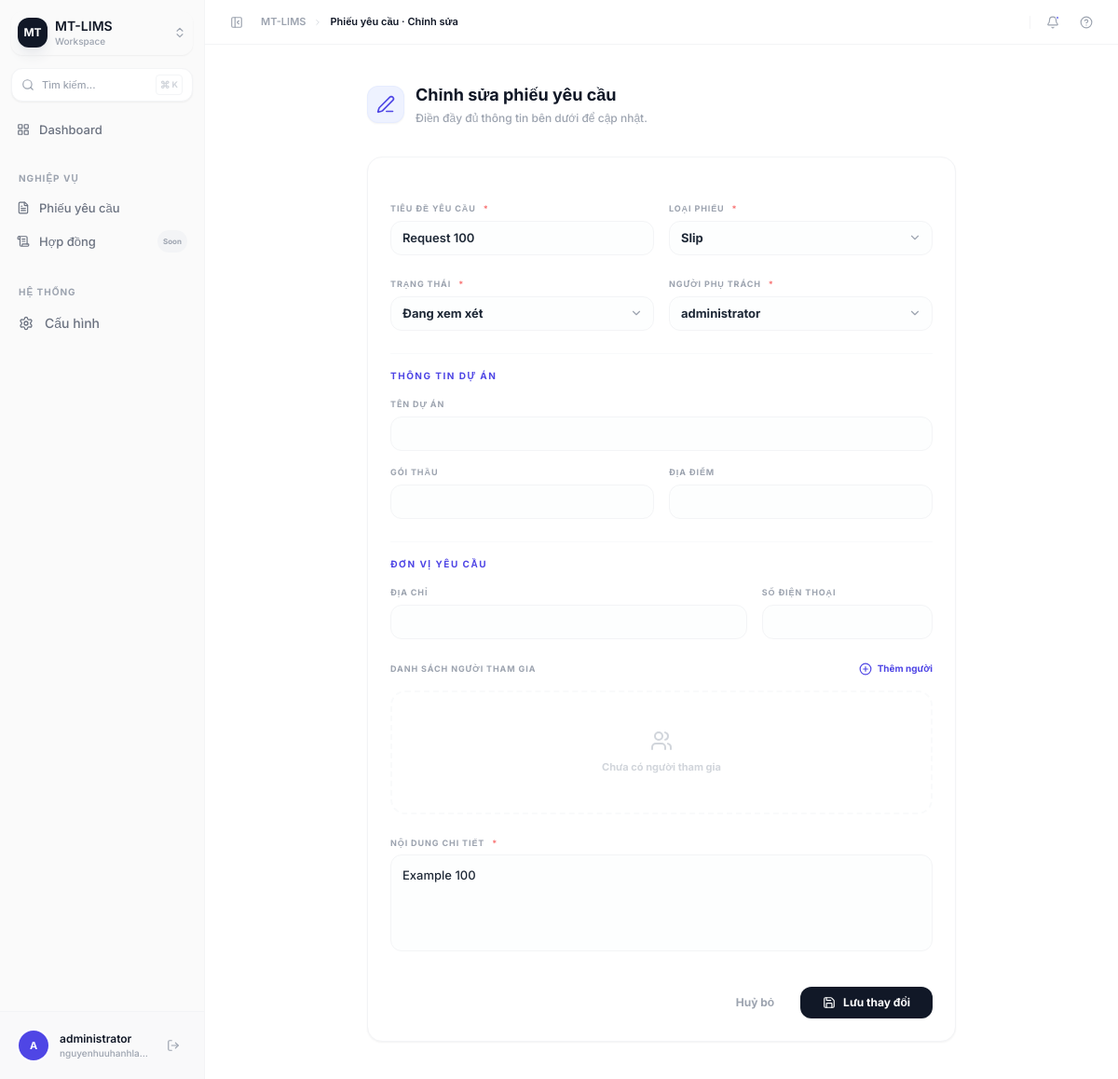
Screenshot of /requests/1/edit/ (signed in) with the database file from the repository.
### request_form/models.py (models this page shows, shortened)
class Request(models.Model):
    class RequestType(models.TextChoices):
        CONTRACT = "contract", "Contract"
        SLIP = "slip", "Slip"
    class Status(models.TextChoices):
        REVIEWING = "reviewing", "Đang xem xét"
        IN_PROGRESS = "in_progress", "Đang thực hiện"
        COMPLETED = "completed", "Hoàn tất"
        CANCELLED = "cancelled", "Hủy bỏ"
    title = models.CharField(max_length=255)
    type = models.CharField(
        max_length=20,
        choices=RequestType.choices,
        default=RequestType.SLIP,
    )
    status = models.CharField(
        max_length=20,
        choices=Status.choices,
        default=Status.REVIEWING,
    )
    created_by = models.ForeignKey(
        User,
        on_delete=models.PROTECT,
        related_name="requests",
    )
    content = models.TextField()
    participants = models.JSONField(default=list, blank=True)
    project_information = models.JSONField(default=dict, blank=True)
    requesting_unit = models.JSONField(default=dict, blank=True)
    created_at = models.DateTimeField(auto_now_add=True)
    updated_at = models.DateTimeField(auto_now=True)

### request_form/views.py (the view)
# urls.py: path("requests/<int:pk>/edit/", request_edit, name="request_edit"),
@login_required
def request_edit(request, pk):
    instance = Request.objects.get(pk=pk)
    if request.method == "POST":
        form = RequestForm(request.POST, instance=instance)
        if form.is_valid():
            form.save()
            return redirect("request_list")
    else:
        form = RequestForm(instance=instance)
    return render(request, "request_form/request_create.html", {"form": form, "is_edit": True})

### templates/request_form/request_create.html (shortened to what this page needs)
{% extends "base.html" %}
{% block breadcrumb %}Phiếu yêu cầu · {% if is_edit %}Chỉnh sửa{% else %}Tạo mới{% endif %}{% endblock %}
{% block content %}
<div class="max-w-2xl mx-auto px-5 py-10">
  <div class="flex items-center gap-3 mb-8">
    <div
      class="w-10 h-10 rounded-xl bg-indigo-50 flex items-center justify-center text-indigo-600 shadow-sm border border-indigo-100/50">
      <i data-lucide="{% if is_edit %}edit-3{% else %}file-plus-2{% endif %}" class="w-5 h-5"></i>
    </div>
    <div>
      <h1 class="text-lg font-bold text-gray-900">{% if is_edit %}Chỉnh sửa phiếu yêu cầu{% else %}Tạo phiếu yêu cầu
        mới{% endif %}</h1>
      <p class="text-[12px] text-gray-400 mt-0.5 font-medium">Điền đầy đủ thông tin bên dưới để {% if is_edit %}cập
        nhật{% else %}khởi tạo{% endif %}.</p>
    </div>
  </div>
  <div class="bg-white border border-gray-100 rounded-2xl p-6 shadow-sm">
    <form method="post" class="space-y-6">
      <div class="grid grid-cols-1 md:grid-cols-2 gap-4">
        <div class="space-y-1.5">
          <label for="{{ form.title.id_for_label }}"
            class="flex items-center gap-2 text-[9px] font-bold text-gray-400 uppercase tracking-widest">
            Tiêu đề yêu cầu <span class="text-red-400">*</span>
          </label>
          {{ form.title }}
        </div>
        <div class="space-y-1.5">
          <label for="{{ form.type.id_for_label }}"
            class="flex items-center gap-2 text-[9px] font-bold text-gray-400 uppercase tracking-widest">
            Loại phiếu <span class="text-red-400">*</span>
          </label>
          <div class="relative">
            {{ form.type }}
            <i data-lucide="chevron-down"
              class="absolute right-3 top-1/2 -translate-y-1/2 w-3.5 h-3.5 text-gray-400 pointer-events-none"></i>
          </div>
        </div>
      </div>
      <div class="grid grid-cols-1 md:grid-cols-2 gap-4">
        <div class="space-y-1.5">
          <label for="{{ form.status.id_for_label }}"
            class="flex items-center gap-2 text-[9px] font-bold text-gray-400 uppercase tracking-widest">
            Trạng thái <span class="text-red-400">*</span>
          </label>
          <div class="relative">
            {{ form.status }}
            <i data-lucide="chevron-down"
              class="absolute right-3 top-1/2 -translate-y-1/2 w-3.5 h-3.5 text-gray-400 pointer-events-none"></i>
          </div>
        </div>
        <div class="space-y-1.5">
          <label for="{{ form.created_by.id_for_label }}"
            class="flex items-center gap-2 text-[9px] font-bold text-gray-400 uppercase tracking-widest">
            Người phụ trách <span class="text-red-400">*</span>
          </label>
          <div class="relative">
            {{ form.created_by }}
            <i data-lucide="chevron-down"
              class="absolute right-3 top-1/2 -translate-y-1/2 w-3.5 h-3.5 text-gray-400 pointer-events-none"></i>
          </div>
        </div>
      </div>
      <div class="pt-4 border-t border-gray-50">
        <h3 class="text-[10px] font-bold text-indigo-600 uppercase tracking-[0.15em] mb-4">Thông tin dự án</h3>
        <div class="space-y-4">
          <div class="space-y-1.5">
            <label for="{{ form.project_name.id_for_label }}" class="flex items-center gap-2 text-[9px] font-bold text-gray-400 uppercase tracking-widest">
              Tên dự án
            </label>
            {{ form.project_name }}
          </div>
          <div class="grid grid-cols-1 md:grid-cols-2 gap-4">
            <div class="space-y-1.5">
              <label for="{{ form.work_package.id_for_label }}" class="flex items-center gap-2 text-[9px] font-bold text-gray-400 uppercase tracking-widest">
                Gói thầu
              </label>
              {{ form.work_package }}
            </div>
            <div class="space-y-1.5">
              <label for="{{ form.location.id_for_label }}" class="flex items-center gap-2 text-[9px] font-bold text-gray-400 uppercase tracking-widest">
                Địa điểm
              </label>
              {{ form.location }}
            </div>
          </div>
        </div>
      </div>
      <div class="pt-4 border-t border-gray-50">
        <h3 class="text-[10px] font-bold text-indigo-600 uppercase tracking-[0.15em] mb-4">Đơn vị yêu cầu</h3>
        <div class="grid grid-cols-1 md:grid-cols-3 gap-4">
          <div class="md:col-span-2 space-y-1.5">
            <label for="{{ form.unit_address.id_for_label }}" class="flex items-center gap-2 text-[9px] font-bold text-gray-400 uppercase tracking-widest">
              Địa chỉ
            </label>
            {{ form.unit_address }}
          </div>
          <div class="space-y-1.5">
            <label for="{{ form.unit_telephone.id_for_label }}" class="flex items-center gap-2 text-[9px] font-bold text-gray-400 uppercase tracking-widest">
              Số điện thoại
            </label>
            {{ form.unit_telephone }}
          </div>
        </div>
      </div>
      <div class="space-y-4" x-data="{
          list: {{ form.participants.value|default:'[]'|safe }},
          add() { this.list.push({ name: '', position: '' }) },
          remove(index) { this.list.splice(index, 1) }
      }">
        <div class="flex items-center justify-between">
          <label class="flex items-center gap-2 text-[9px] font-bold text-gray-400 uppercase tracking-widest">
            Danh sách người tham gia
          </label>
          <button type="button" @click="add()"
            class="flex items-center gap-1.5 text-[10px] font-bold text-indigo-600 hover:text-indigo-700 transition-all">
            <i data-lucide="plus-circle" class="w-3.5 h-3.5"></i>
            Thêm người
          </button>
        </div>
        <div class="space-y-3">
          <div x-show="list.length === 0"
            class="py-10 border-2 border-dashed border-gray-50 rounded-2xl flex flex-col items-center justify-center gap-2 text-gray-300">
            <i data-lucide="users" class="w-6 h-6"></i>
            <p class="text-[11px] font-bold">Chưa có người tham gia</p>
          </div>
        </div>
      </div>
      <div class="space-y-1.5">
        <label for="{{ form.content.id_for_label }}"
          class="flex items-center gap-2 text-[9px] font-bold text-gray-400 uppercase tracking-widest">
          Nội dung chi tiết <span class="text-red-400">*</span>
        </label>
        {{ form.content }}
      </div>
      <div class="flex items-center justify-end gap-3 pt-2">
        <a href="{% url 'request_list' %}"
          class="px-4 py-2 text-[12px] font-bold text-gray-400 hover:text-gray-900 transition-all">
          Huỷ bỏ
        </a>
        <button type="submit"
          class="flex items-center gap-2 px-6 py-2 bg-gray-900 text-white text-[12px] font-bold rounded-xl hover:bg-gray-800 transition-all shadow-sm">
          <i data-lucide="save" class="w-3.5 h-3.5"></i>
          {% if is_edit %}Lưu thay đổi{% else %}Lưu phiếu yêu cầu{% endif %}
        </button>
      </div>
    </form>
  </div>
</div>
{% endblock %}

### templates/base.html (shortened to what this page needs)
<!DOCTYPE html>
<html lang="vi" x-data="{ sidebarOpen: true }">
<head>
  <script src="https://cdn.tailwindcss.com"></script>
</head>
<body class="bg-white text-gray-800 antialiased h-screen flex overflow-hidden">
  <aside
    class="sidebar-transition flex-shrink-0 flex flex-col border-r border-gray-100 bg-[#fafafa] overflow-hidden"
    :class="sidebarOpen ? 'w-[220px]' : 'w-[64px]'"
  >
    <div class="p-3">
      <button class="w-full flex items-center gap-2 p-1.5 rounded-xl hover:bg-gray-200/50 transition-all group border border-transparent hover:border-gray-200/50 shadow-sm" :class="sidebarOpen ? '' : 'justify-center p-0 h-9 w-9 mx-auto'">
        <div class="w-8 h-8 rounded-lg bg-gray-900 flex items-center justify-center flex-shrink-0 shadow-lg shadow-gray-200">
          <span class="text-white text-xs font-bold">MT</span>
        </div>
        <div x-show="sidebarOpen" x-cloak class="text-left flex-1 min-w-0">
          <p class="text-sm font-semibold text-gray-900 leading-tight truncate">MT-LIMS</p>
          <p class="text-[10px] text-gray-400 font-medium">Workspace</p>
        </div>
        <i x-show="sidebarOpen" x-cloak data-lucide="chevrons-up-down" class="w-3.5 h-3.5 text-gray-400 group-hover:text-gray-600"></i>
      </button>
    </div>
    <div class="px-3 py-0.5" x-show="sidebarOpen" x-cloak>
      <button class="w-full flex items-center gap-2 px-2.5 py-1.5 rounded-lg border border-gray-100 bg-white shadow-sm hover:border-gray-200 transition-all text-gray-400 group">
        <i data-lucide="search" class="w-3.5 h-3.5 text-gray-400 group-hover:text-gray-600"></i>
        <span class="text-[11px] font-medium">Tìm kiếm...</span>
        <span class="ml-auto flex items-center gap-0.5 text-[9px] font-bold text-gray-300 border border-gray-100 rounded px-1 py-0.5">
          <span class="text-[11px]">⌘</span>K
        </span>
      </button>
    </div>
    <nav class="flex-1 overflow-y-auto px-2 py-3 space-y-0.5">
      <a href="{% url 'dashboard' %}"
         class="flex items-center gap-2.5 px-2.5 py-1.5 rounded-lg text-sm text-gray-500 hover:bg-gray-100 hover:text-gray-900 transition-all group {% if request.resolver_match.url_name == 'dashboard' %}nav-active{% endif %}"
         :class="sidebarOpen ? '' : 'justify-center px-0'">
        <i data-lucide="layout-grid" class="w-3.5 h-3.5 flex-shrink-0"></i>
        <span x-show="sidebarOpen" x-cloak class="font-medium text-[13px]">Dashboard</span>
      </a>
      <div class="pt-5 pb-1 px-3" x-show="sidebarOpen" x-cloak>
        <span class="text-[10px] font-bold text-gray-400 uppercase tracking-[0.1em]">Nghiệp vụ</span>
      </div>
      <a href="{% url 'request_list' %}"
         class="flex items-center gap-2.5 px-2.5 py-1.5 rounded-lg text-sm text-gray-500 hover:bg-gray-100 hover:text-gray-900 transition-all group {% if request.resolver_match.url_name == 'request_list' %}nav-active{% endif %}"
         :class="sidebarOpen ? '' : 'justify-center px-0'">
        <i data-lucide="file-text" class="w-3.5 h-3.5 flex-shrink-0"></i>
        <span x-show="sidebarOpen" x-cloak class="font-medium text-[13px]">Phiếu yêu cầu</span>
      </a>
      <a href="#"
         class="flex items-center gap-2.5 px-2.5 py-1.5 rounded-lg text-sm text-gray-500 hover:bg-gray-100 hover:text-gray-900 transition-all group"
         :class="sidebarOpen ? '' : 'justify-center px-0'">
        <i data-lucide="scroll-text" class="w-3.5 h-3.5 flex-shrink-0"></i>
        <span x-show="sidebarOpen" x-cloak class="font-medium text-[13px]">Hợp đồng</span>
        <span x-show="sidebarOpen" x-cloak class="ml-auto text-[8px] font-bold bg-gray-100 text-gray-400 rounded-full px-1.5 py-0.5">Soon</span>
      </a>
      <div class="pt-5 pb-1 px-3" x-show="sidebarOpen" x-cloak>
        <span class="text-[10px] font-bold text-gray-400 uppercase tracking-[0.1em]">Hệ thống</span>
      </div>
      <a href="/admin/"
         class="flex items-center gap-3 px-3 py-2 rounded-lg text-sm text-gray-500 hover:bg-gray-100 hover:text-gray-900 transition-all group"
         :class="sidebarOpen ? '' : 'justify-center px-0'">
        <i data-lucide="settings" class="w-4 h-4 flex-shrink-0"></i>
        <span x-show="sidebarOpen" x-cloak class="font-medium">Cấu hình</span>
      </a>
    </nav>
    <div class="p-3 bg-gray-50/50 border-t border-gray-100">
      <div class="flex items-center gap-3 p-2 rounded-xl transition-colors" :class="sidebarOpen ? '' : 'justify-center p-1'">
        <div class="w-8 h-8 rounded-full bg-indigo-600 flex items-center justify-center flex-shrink-0 ring-2 ring-white shadow-sm">
          <span class="text-white text-[11px] font-bold">{{ user.username|slice:":1"|upper }}</span>
        </div>
        <div x-show="sidebarOpen" x-cloak class="flex-1 min-w-0">
          <p class="text-xs font-semibold text-gray-900 truncate">{{ user.get_full_name|default:user.username }}</p>
          <p class="text-[10px] text-gray-400 font-medium truncate">{{ user.email|default:"mt-lims.local" }}</p>
        </div>
        <form action="{% url 'logout' %}" method="post" x-show="sidebarOpen" x-cloak>
          <button type="submit" class="p-1.5 rounded-lg hover:bg-red-50 text-gray-400 hover:text-red-500 transition-colors">
            <i data-lucide="log-out" class="w-3.5 h-3.5"></i>
          </button>
        </form>
      </div>
    </div>
  </aside>
  <div class="flex-1 flex flex-col overflow-hidden">
    <header class="h-12 border-b border-gray-100 flex items-center px-5 gap-3 flex-shrink-0 bg-white/80 backdrop-blur-md sticky top-0 z-20">
      <button
        @click="sidebarOpen = !sidebarOpen"
        class="p-1.5 rounded-lg hover:bg-gray-100 text-gray-400 hover:text-gray-900 transition-all flex-shrink-0 border border-transparent hover:border-gray-200"
        :title="sidebarOpen ? 'Thu gọn sidebar' : 'Mở rộng sidebar'"
      >
        <i :data-lucide="sidebarOpen ? 'panel-left-close' : 'panel-left-open'" class="w-3.5 h-3.5"></i>
      </button>
      <div class="flex items-center gap-2 text-[11px] font-semibold">
        <span class="text-gray-400">MT-LIMS</span>
        <i data-lucide="chevron-right" class="w-2.5 h-2.5 text-gray-300"></i>
        <span class="text-gray-900">{% block breadcrumb %}Trang chủ{% endblock %}</span>
      </div>
      <div class="ml-auto flex items-center gap-2">
        <button class="p-1.5 rounded-lg hover:bg-gray-100 text-gray-400 hover:text-gray-900 transition-all border border-transparent hover:border-gray-200 relative">
          <i data-lucide="bell" class="w-3.5 h-3.5"></i>
          <span class="absolute top-1.5 right-1.5 w-1 h-1 bg-indigo-500 rounded-full border border-white"></span>
        </button>
        <button class="p-1.5 rounded-lg hover:bg-gray-100 text-gray-400 hover:text-gray-900 transition-all border border-transparent hover:border-gray-200">
          <i data-lucide="help-circle" class="w-3.5 h-3.5"></i>
        </button>
      </div>
    </header>
    <main class="flex-1 overflow-auto bg-[#ffffff]">
      {% block content %}{% endblock %}
    </main>
  </div>
</body>
</html>

### templates/base.html (style rules this page uses)
:root { --radius: 0.75rem; }
body { font-family: 'Inter', sans-serif; }
.sidebar-transition { transition: all 250ms cubic-bezier(0.4, 0, 0.2, 1); }
.sidebar-transition { transition: width 200ms ease; }

### rows the page displays
Request: title "Request 100", type "Slip", status "Đang xem xét", created_by "administrator", content "Example 100"

### other values shown
{{ user.username|slice:":1"|upper }} "A"
{{ user.get_full_name|default:user.username }} "administrator"
{{ user.email|default:"mt-lims.local" }} "nguyenhuuhanhla…"
